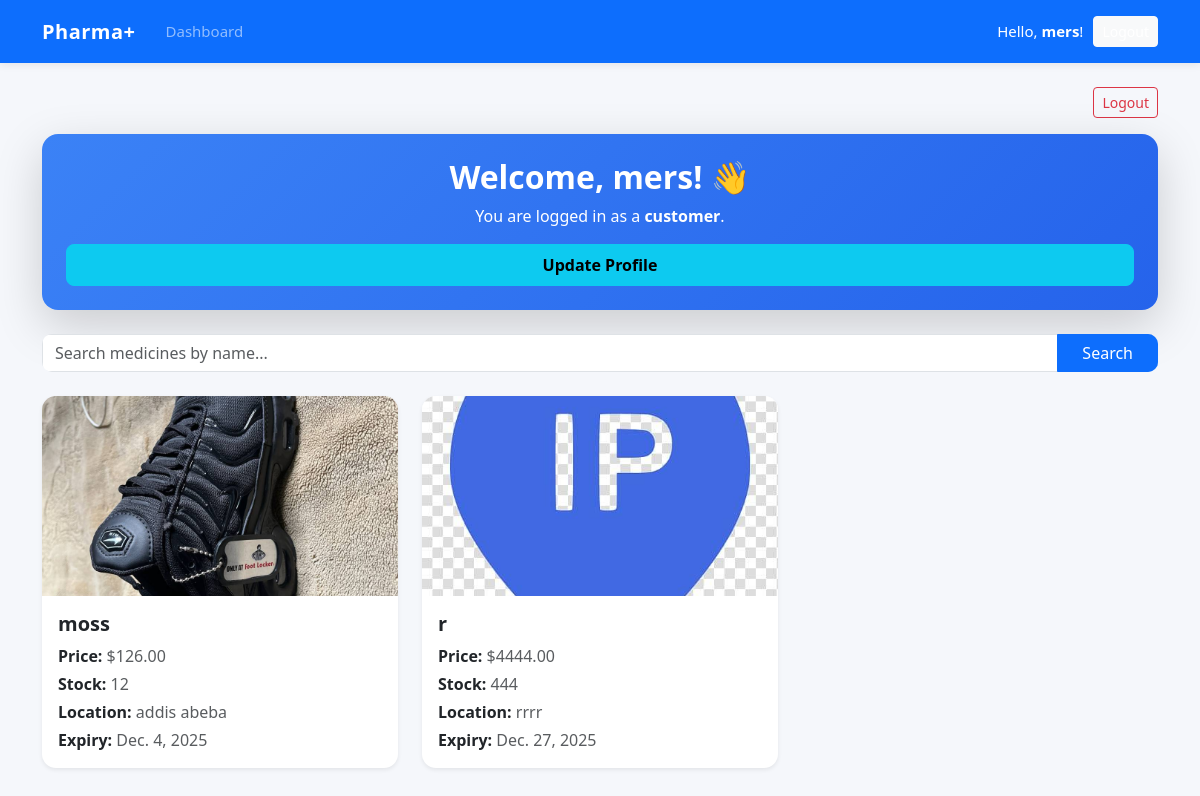
/customer/welcome/ (signed in), run on an earlier commit of the app's database.
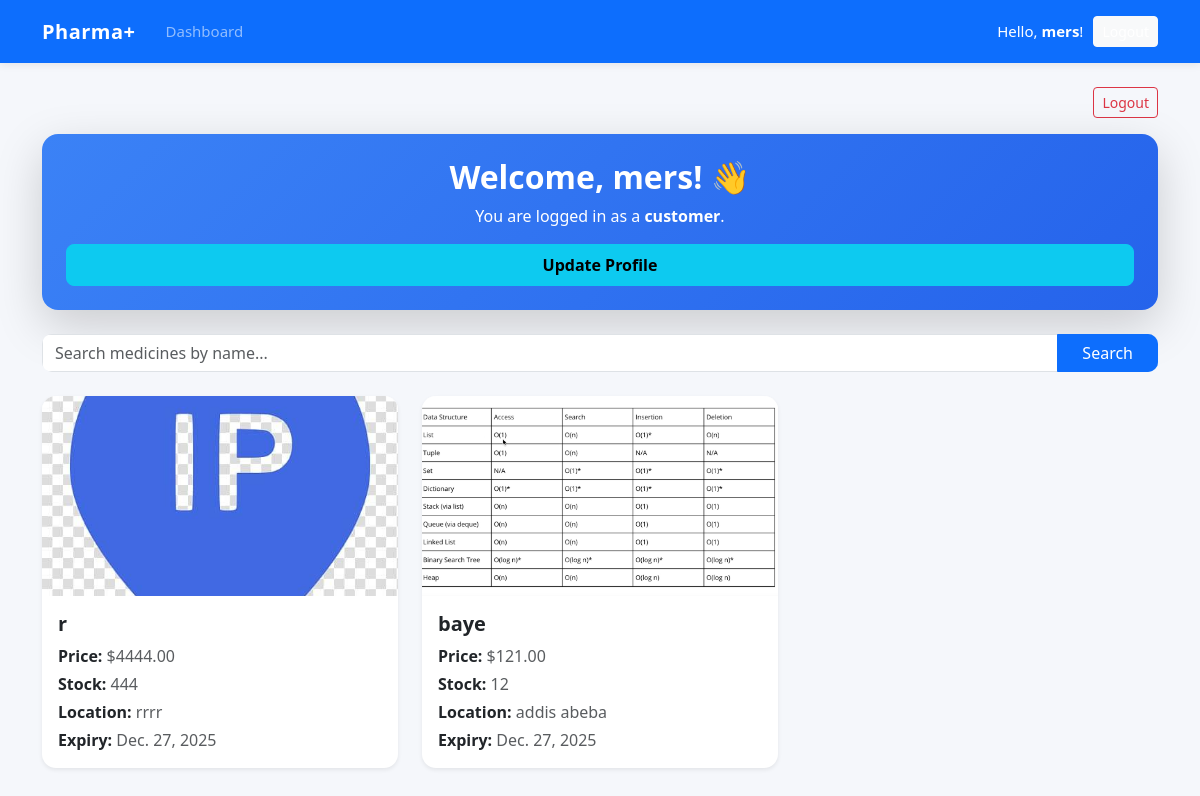
And on a later commit of the database.
### member/models.py (models this page shows, shortened)
class CustomUser(AbstractUser):
    ROLE_CHOICES = (
        ('customer', 'Customer'),
        ('pharmacy_owner', 'Pharmacy Owner'),
    )
    role = models.CharField(max_length=20, choices=ROLE_CHOICES, default='customer')

class Medicine(models.Model):
    owner = models.ForeignKey(PharmacyOwnerProfile, on_delete=models.CASCADE)
    name = models.CharField(max_length=100)
    category = models.CharField(max_length=100)
    description = models.TextField()
    image = models.ImageField(upload_to='medicine_images/')
    price = models.DecimalField(max_digits=10, decimal_places=2)
    stock = models.PositiveIntegerField()
    created_at = models.DateTimeField(auto_now_add=True)
    updated_at = models.DateTimeField(auto_now=True)
    expiry_date = models.DateField(null=True, blank=True)  # NEW
    location = models.CharField(max_length=255, blank=True, null=True)  # NEW

### member/views.py (the view)
# urls.py: path("customer/welcome/", CustomerWelcomeView.as_view(), name="customer_welcome"),
@method_decorator(login_required, name="dispatch")
class CustomerWelcomeView(ListView):
    model = Medicine
    template_name = "member/customer_welcome.html"
    context_object_name = "medicines"
    def get_queryset(self):
        query = self.request.GET.get("q", "")
        if query:
            return Medicine.objects.filter(name__icontains=query)
        return Medicine.objects.all()

### member/templates/member/customer_welcome.html (shortened to what this page needs)
{% extends "member/base.html" %}
{% block content %}
<div class="container mt-4">
    {% if user.is_authenticated %}
        <div class="d-flex justify-content-end mb-3">
            <a href="{% url 'logout' %}" class="btn btn-outline-danger btn-sm">Logout</a>
        </div>
    {% endif %}
    <div class="card shadow-lg p-4 mb-4 text-center border-0"
         style="border-radius: 16px; background: linear-gradient(135deg, #3b82f6, #2563eb); color: white;">
        <h2 class="fw-bold">Welcome, {{ user.username }}! 👋</h2>
        <p class="mb-3">You are logged in as a <strong>customer</strong>.</p>
        <a href="{% url 'update_customer_profile' %}" class="btn btn-info fw-semibold px-4 py-2 rounded-3">
            Update Profile
        </a>
    </div>
    <form method="GET" class="mb-4">
        <div class="input-group" style="border-radius: 10px; overflow: hidden;">
            <input type="text" name="q" class="form-control" placeholder="Search medicines by name..."
                   value="{{ query }}">
            <button type="submit" class="btn btn-primary px-4">
                Search
            </button>
        </div>
    </form>
    <div class="row">
        {% if medicines %}
            {% for med in medicines %}
                <div class="col-md-4 mb-4">
                    <a href="{% url 'medicine_detail' med.id %}" style="text-decoration:none; color:inherit;">
                        <div class="card border-0 shadow-sm h-100 hover-card"
                             style="border-radius: 14px; transition: 0.25s;">
                            {% if med.image %}
                                <img src="{{ med.image.url }}" class="card-img-top"
                                     style="height:200px; object-fit:cover; border-radius: 14px 14px 0 0;">
                            {% else %}
                                <img src="https://via.placeholder.com/300x200?text=No+Image"
                                     class="card-img-top"
                                     style="border-radius: 14px 14px 0 0;">
                            {% endif %}
                            <div class="card-body">
                                <h5 class="card-title fw-semibold">{{ med.name }}</h5>
                                <p class="text-muted mb-1">
                                    <strong class="text-dark">Price:</strong> ${{ med.price }}
                                </p>
                                <p class="text-muted mb-1">
                                    <strong class="text-dark">Stock:</strong> {{ med.stock }}
                                </p>
                                <p class="text-muted mb-1">
                                    <strong class="text-dark">Location:</strong> {{ med.location }}
                                </p>
                                <p class="text-muted mb-0">
                                    <strong class="text-dark">Expiry:</strong> {{ med.expiry_date }}
                                </p>
                            </div>
                        </div>
                    </a>
                </div>
            {% endfor %}
        {% else %}
            {% if query %}
                <p class="text-danger text-center">No medicines found for "<strong>{{ query }}</strong>".</p>
            {% endif %}
        {% endif %}
    </div>
</div>
{% endblock %}

### member/templates/member/base.html (shortened to what this page needs)
<!DOCTYPE html>
<html lang="en">
<head>
    <link href="https://cdn.jsdelivr.net/npm/bootstrap@5.3.2/dist/css/bootstrap.min.css" rel="stylesheet">
</head>
<body>
<nav class="navbar navbar-expand-lg navbar-dark bg-primary">
  <div class="container">
    <a class="navbar-brand" href="{% url 'home' %}">Pharma+</a>
    <div class="collapse navbar-collapse" id="navbarContent">
      <ul class="navbar-nav me-auto mb-2 mb-lg-0">
        {% if user.is_authenticated %}
            {% if user.role == 'customer' %}
                <li class="nav-item">
                    <a class="nav-link" href="{% url 'customer_welcome' %}">Browse Medicines</a>
                </li>
            {% elif user.role == 'pharmacy_owner' %}
                <li class="nav-item">
                    <a class="nav-link" href="{% url 'dashboard' %}">Dashboard</a>
                </li>
            {% endif %}
        {% endif %}
      </ul>
      <span class="navbar-text">
        {% if user.is_authenticated %}
            <span class="text-white">Hello, <strong>{{ user.username }}</strong>!</span>
            <a href="{% url 'logout' %}" class="btn btn-light btn-sm">Logout</a>
        {% else %}
            <div class="auth-buttons">
                <a href="{% url 'login' %}" class="btn btn-solid-grey btn-sm">Login</a>
                <a href="{% url 'register_customer' %}" class="btn btn-success btn-sm">Register Customer</a>
                <a href="{% url 'register_pharmacy' %}" class="btn btn-warning btn-sm">Register Pharmacy</a>
            </div>
        {% endif %}
      </span>
    </div>
  </div>
</nav>
{% block content %}{% endblock %}
</body>
</html>

### member/templates/member/base.html (style rules this page uses)
body { background: #f5f7fb; font-family: "Segoe UI", Arial, sans-serif; }
.navbar { box-shadow: 0 2px 8px rgba(0,0,0,0.08); }
.navbar-brand { font-weight: 600; letter-spacing: 0.5px; }
.nav-link { font-size: 15px; font-weight: 500; padding-left: 14px !important; padding-right: 14px !important; }
.navbar-text { display: flex; align-items: center; gap: 10px; font-size: 15px; }

What changed in the data, as far as the page shows it:
removed Medicine: image (picture), name "moss", price "126.00", stock "12", location "addis abeba", expiry_date "Dec. 4, 2025"
added Medicine: image (picture), name "baye", price "121.00", stock "12", location "addis abeba", expiry_date "Dec. 27, 2025"
